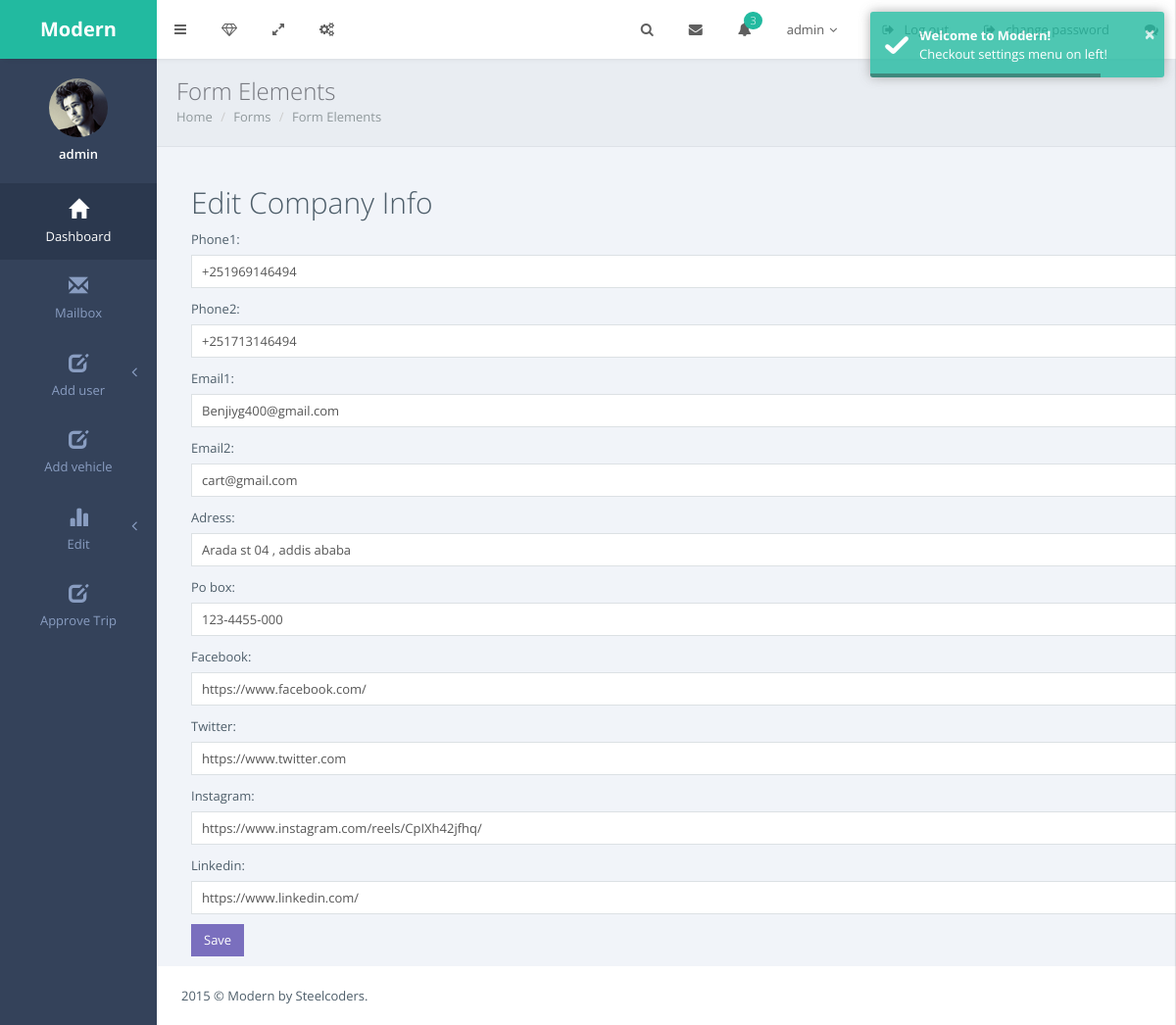
/sys_admin/Edit_Company_Info/1 (signed in), run on the app's committed database.
### Account/models.py (models this page shows)
class CustomUser(AbstractUser):
    is_employee = models.BooleanField(default=False)
    is_officer = models.BooleanField(default=False)
    is_driver = models.BooleanField(default=False)
    email = models.EmailField(unique=True)
    EMAIL_FIELD = 'email'
    USERNAME_FIELD = 'email'
    REQUIRED_FIELDS = ['username']

### Vehicle_assignment/models.py (models this page shows, shortened)
class CompanyInfo(models.Model):
    phone1 = models.CharField(max_length=15)
    phone2 = models.CharField(max_length=15,null=True,blank=True)
    email1 = models.EmailField()
    email2 = models.EmailField()
    adress = models.CharField(max_length=35)
    po_box = models.CharField(max_length=25)
    facebook = models.URLField()
    twitter = models.URLField()
    instagram = models.URLField()
    linkedin = models.URLField()
    id = models.IntegerField(default=0,primary_key=True)

### Vehicle_assignment/decorators.py (the view)
    def wrapper_func(request, *args, **kwargs):
        if request.user.is_superuser:
            return view_func(request, *args, **kwargs)
        else:
            return HttpResponse('You are not authorized to access this content.')

### Sys_admin/forms.py
class CompanyInfoForm(forms.ModelForm):
    class Meta:
        model = CompanyInfo
        fields =('phone1', 'phone2', 'email1', 'email2' , 'adress' , 'po_box' , 'facebook' , 'twitter' , 'instagram' , 'linkedin')
        widgets = {
            'phone1': forms.TextInput(attrs={'class': 'form-control'}),
            'phone2': forms.TextInput(attrs={'class': 'form-control'}),
            'email1': forms.EmailInput(attrs={'class': 'form-control'}),
            'email2': forms.EmailInput(attrs={'class': 'form-control'}),
            'adress': forms.TextInput(attrs={'class': 'form-control'}),
            'po_box': forms.TextInput(attrs={'class': 'form-control'}),
            'facebook': forms.URLInput(attrs={'class': 'form-control'}),
            'twitter': forms.URLInput(attrs={'class': 'form-control'}),
            'instagram': forms.URLInput(attrs={'class': 'form-control'}),
            'linkedin': forms.URLInput(attrs={'class': 'form-control'}),
        }

### Sys_admin/views.py (called while the page is built)
@login_required
@admin_user_required
def edit_company_info(request, pk):
    info = CompanyInfo.objects.get(id=pk)
    form = CompanyInfoForm(instance=info)
    if request.method == 'POST':
        form = CompanyInfoForm(request.POST, instance=info)
        if form.is_valid():
            form.save()
            return redirect('company_info')
    context = {
        'form': form,
        'info': info,
    }
    return render(request, 'Sys_admin/edit_company_info.html', context)

### Sys_admin/templates/Sys_admin/edit_company_info.html (shortened to what this page needs)
{% load static %}
<!DOCTYPE html>
<html>
  {% include 'Sys_admin/includes/head.html' %}
  <body class="page-header-fixed">
    <main class="page-content content-wrap">
      <div class="navbar">
        <div class="navbar-inner">
          <div class="logo-box">
            <a href="index.html" class="logo-text"><span>Modern</span></a>
          </div>
          <div class="topmenu-outer">
            <div class="top-menu">
              {% include 'Sys_admin/includes/nav.html' %}
            </div>
          </div>
        </div>
      </div>
      {% include 'Sys_admin/includes/sidebar.html' %}
      <div class="page-inner">
        <div class="page-title">
          <h3>Form Elements</h3>
          <div class="page-breadcrumb">
            <ol class="breadcrumb">
              <li><a href="index.html">Home</a></li>
              <li><a href="#">Forms</a></li>
              <li class="active">Form Elements</li>
            </ol>
          </div>
        </div>
        <div id="main-wrapper">
          <div class="row">
            <div class="col-lg-7">
              <div class="container">
                <h1>Edit Company Info</h1>
                <form method="post" enctype="multipart/form-data">
                  {{ form.as_p }}
                  <button type="submit" class="btn btn-primary">Save</button>
                </form>
              </div>
            </div>
          </div>
        </div>
        <div class="page-footer">
          <p class="no-s">2015 &copy; Modern by Steelcoders.</p>
        </div>
      </div>
    </main>
  </body>
</html>

### Sys_admin/templates/Sys_admin/includes/nav.html (shortened to what this page needs)
{% load static %}
<ul class="nav navbar-nav navbar-left">
    <li>
        <a href="javascript:void(0);" class="waves-effect waves-button waves-classic sidebar-toggle"><i class="fa fa-bars"></i></a>
    </li>
    <li>
        <a href="#cd-nav" class="waves-effect waves-button waves-classic cd-nav-trigger"><i class="fa fa-diamond"></i></a>
    </li>
    <li>
        <a href="javascript:void(0);" class="waves-effect waves-button waves-classic toggle-fullscreen"><i class="fa fa-expand"></i></a>
    </li>
    <li class="dropdown">
        <a href="#" class="dropdown-toggle waves-effect waves-button waves-classic" data-toggle="dropdown">
            <i class="fa fa-cogs"></i>
        </a>
    </li>
</ul>
<ul class="nav navbar-nav navbar-right">
    <li>
        <a href="javascript:void(0);" class="waves-effect waves-button waves-classic show-search"><i class="fa fa-search"></i></a>
    </li>
    <li class="dropdown">
        <a href="#" class="dropdown-toggle waves-effect waves-button waves-classic" data-toggle="dropdown"><i class="fa fa-envelope"></i></a>
    </li>
    <li class="dropdown">
        <a href="#" class="dropdown-toggle waves-effect waves-button waves-classic" data-toggle="dropdown"><i class="fa fa-bell"></i><span class="badge badge-success pull-right">3</span></a>
    </li>
    <li class="dropdown">
        <a href="#" class="dropdown-toggle waves-effect waves-button waves-classic" data-toggle="dropdown">
            <span class="user-name">{{user.username}}<i class="fa fa-angle-down"></i></span>
        </a>
    </li>
    <li>
        <a href="{% url 'logout' %}" class="log-out waves-effect waves-button waves-classic">
            <span>Log out</span>
        </a>
    </li>
    <li>
        <a href="{% url 'change_password' %}" class="log-out waves-effect waves-button waves-classic">
            <span>change password</span>
        </a>
    </li>
    <li>
        <a href="javascript:void(0);" class="waves-effect waves-button waves-classic" id="showRight">
        </a>
    </li>
</ul>

### Sys_admin/templates/Sys_admin/includes/sidebar.html (shortened to what this page needs)
{% load static %}
<div class="page-sidebar sidebar">
    <div class="page-sidebar-inner slimscroll">
        <div class="sidebar-header">
            <div class="sidebar-profile">
                <a href="javascript:void(0);" id="profile-menu-link">
                    <div class="sidebar-profile-image">
                        <img src="assets/images/profile-menu-image.png" class="img-circle img-responsive" alt="">
                    </div>
                    <div class="sidebar-profile-details">
                        <span>{{user.username}}<br><small></small></span>
                    </div>
                </a>
            </div>
        </div>
        <ul class="menu accordion-menu">
            <li class="active"><a href=" {% url 'admin_index' %} " class="waves-effect waves-button"><span class="menu-icon glyphicon glyphicon-home"></span><p>Dashboard</p></a></li>
            <li><a href=" {% url 'inbox_view' %} " class="waves-effect waves-button"><span class="menu-icon glyphicon glyphicon-envelope"></span><p>Mailbox</p></a>
            </li>
            <li class="droplink"><a href="#" class="waves-effect waves-button"><span class="menu-icon glyphicon glyphicon-edit"></span><p>Add user</p></a>
            </li>
            <li ><a href=" {% url 'form_vehicle' %} " class="waves-effect waves-button"><span class="menu-icon glyphicon glyphicon-edit"></span><p>Add vehicle</p></a></li>
            <li class="droplink"><a href="#" class="waves-effect waves-button"><span class="menu-icon glyphicon glyphicon-stats"></span><p>Edit</p></a>
            </li>
            <li ><a href=" {% url 'officer' %} " class="waves-effect waves-button"><span class="menu-icon glyphicon glyphicon-edit"></span><p>Approve Trip</p></a></li>
        </ul>
    </div>
</div>

### Sys_admin/static/assets/css/themes/green.css (style rules this page uses)
.page-content { background: #34425A; }
.navbar .logo-box { background: #22baa0; }
.navbar .logo-box a { color: #fff; }
.sidebar { background: #34425A; }
.sidebar-header { background: #34425A; }
.menu { background: #34425A; }
.menu.accordion-menu a { color: #899dc1; }
.menu.accordion-menu > li.active > a, .menu.accordion-menu > li.active.open > a { background: #2b384e; color: #fff; }

### data on the page
CustomUser: username "admin"
CompanyInfo: phone1 "+251969146494", phone2 "+251713146494", email1 "Benjiyg400@gmail.com", email2 "cart@gmail.com", adress "Arada st 04 , addis ababa", po_box "123-4455-000", facebook "https://www.facebook.com/", twitter "https://www.twitter.com", instagram "https://www.instagram.com/reels/CpIXh42jfhq/", linkedin "https://www.linkedin.com/"
